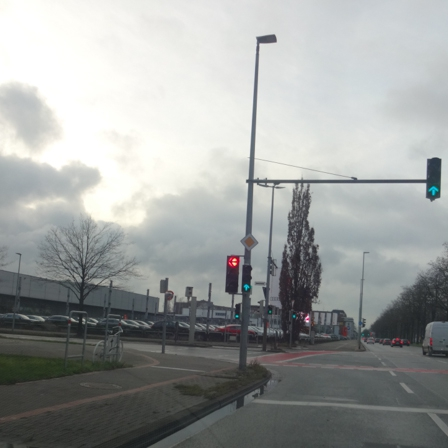
#> input picture DataAugmentation/2021_01_12_original_0c14051a-eb95-c64d-dfa6-563772417ee1_Kat5.jpg, 448 x 448 px, found by its file name; its folder holds 4 pictures in this run; the run also reads 2 pictures not shown here
$ python augment_images.py
#> lines starting #> are read from the running program, lines starting #| are printed output that depends on the picture
import numpy as np
import os
import cv2
import tkinter as tk
from tkinter import filedialog
from tkinter.messagebox import askyesno
import csv
import concurrent.futures

INITDIR = "F:\\RadarProjekt\\Training"
DEBUG = False


class Executor:
    def __init__(self, origin_path, save_path):
        self.origin_path = origin_path
        self.save_path = save_path
        self.images = []

    def start_augmentation(self):
        files = os.listdir(self.origin_path)
        for file in files:
            if file.endswith(".jpg"):
                self.images.append(file)

        with concurrent.futures.ThreadPoolExecutor(max_workers=40) as executor:
            for nr, image in enumerate(self.images):
                print(f"feeding {nr + 1} of {len(self.images)} files to thread pool")
                augment = Augmentation(image[:-4], self.origin_path, self.save_path)
                executor.submit(augment.augment, nr)


class Image:
    def __init__(self, name, binaries=None, annotations=None):
        self.binaries = binaries
        self.name = name
        self.annotations = [] if annotations is None else annotations


class Augmentation:
    def __init__(self, image_name, origin_path, save_path):
        self.image_name = image_name
        self.origin_path = origin_path
        self.save_path = save_path
        self.origin_image_size = 448
        self.final_image_size = 416
        self.brightness_increase_val = 30
        self.brightness_decrease_val = -30
        self.saturate_val = 30
        self.desaturate_val = -30

    def save_image(self, file, name, quality):
        pass
        # (1, 100) -> IMWRITE_JPEG_QUALITY 100 (highest)
        # cv2.imwrite(self.origin_path + image_name + NEW_IMAGE_SUFFIX, self.image_flipped, (1, 100))

    def augment(self, nr):
        print(f"{nr} started")
        templates = self.flip_images_horizontally()
        templates = self.translate_images(templates)
        self.increase_brightness(templates)
        self.decrease_brightness(templates)
        self.saturate(templates)
        self.desaturate(templates)
        print(f"{nr} completed")

    def flip_images_horizontally(self):
        bin_image = Image(self.image_name)
        bin_image.binaries = cv2.imread(self.origin_path + self.image_name + ".jpg", flags=-1)
        bin_image_flipped = Image(self.image_name + "_flipped")
        bin_image_flipped.binaries = np.fliplr(bin_image.binaries)
        images = [bin_image, bin_image_flipped]

        self.calc_annotation_flipped(bin_image, bin_image_flipped)
        return images

    def calc_annotation_flipped(self, bin_image, bin_image_flipped):
        annotation_file_path = self.origin_path + bin_image.name + ".txt"
        with open(annotation_file_path, mode='r') as old_annotation_file:
            reader = csv.reader(old_annotation_file, delimiter=" ")
            for row in reader:
                bin_image.annotations.append(row)
                shifted_x_value = str(1 - float(row[1]))
                new_row = [row[0], shifted_x_value, row[2], row[3], row[4]]
                bin_image_flipped.annotations.append(new_row)

    # [169 lines left out: functions translate_images, calc_annotations_translated, save_txt, increase_brightness, decrease_brightness, saturate and 2 more, not called in this run]


if __name__ == "__main__":
    original_path = tk.filedialog.askdirectory(initialdir=INITDIR, title="Choose source folder of images")
#> the answer given: .
    original_path += "\\"
    save_path = tk.filedialog.askdirectory(initialdir=INITDIR,
                                           title="Choose save folder for augmented images")
#> the answer given: .
    save_path += "\\"
    # delete_files(original_path)
    aug = Executor(original_path, save_path)
    aug.start_augmentation()
#> the loop in start_augmentation, `for nr, image in enumerate(self.images):` made 4 passes
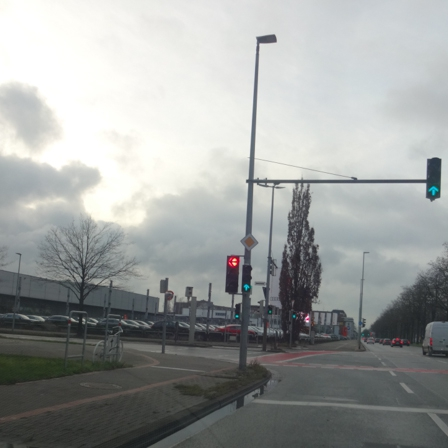
#> input picture DataAugmentation/2021_01_12_original_0c14051a-eb95-c64d-dfa6-563772417ee1_Kat5.jpg, 448 x 448 px, found by its file name
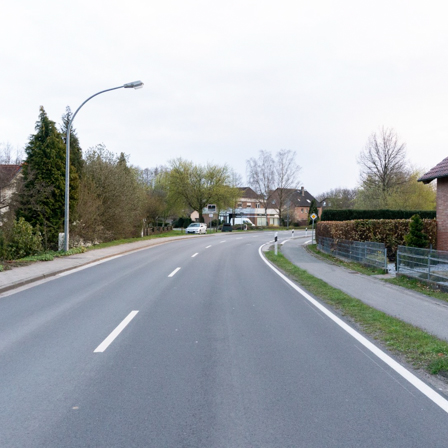
#> input picture DataAugmentation/2021_04_13_original_a49d511a-b1c2-a141-40b2-0baf65826ece_Kat1.jpg, 448 x 448 px, found by its file name
#> pass 3, in flip_images_horizontally (call 3), `bin_image.binaries = cv2.imread(self.origin_path + self.image_name + "..`:
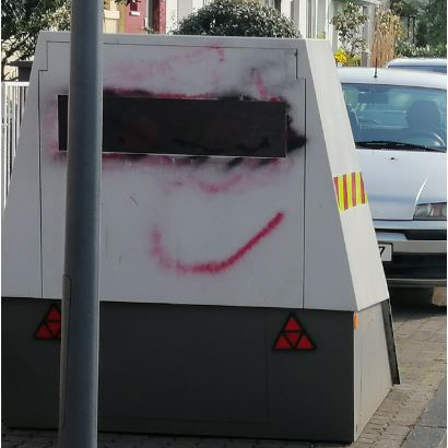
#> bin_image.binaries: shape (448, 448, 3); mean B, G, R 97.8, 96.8, 95.2
    print("augmentation finished")
